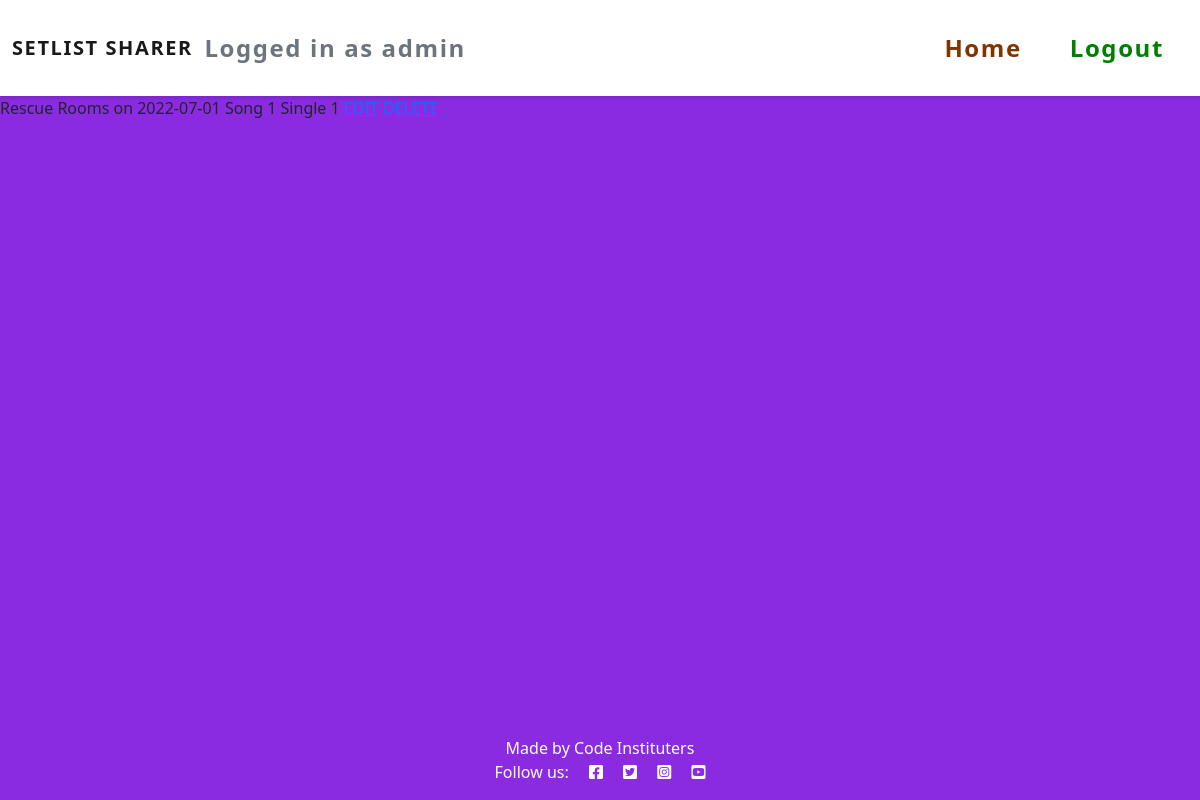
The app's page /setlist/detail/11/ (signed in), older data.
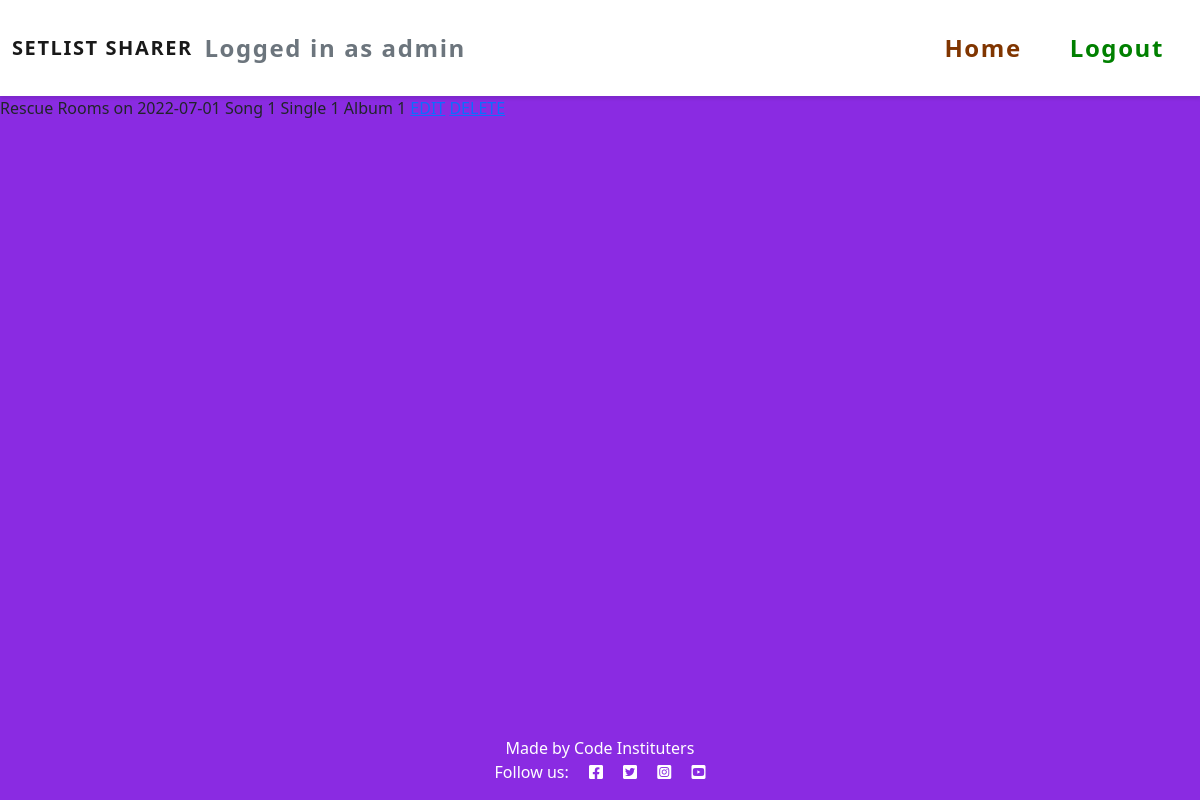
The same page, newer data.
### setlist/models.py (models this page shows, shortened)
class Setlist(models.Model):
    gig = models.OneToOneField('home.Gig', related_name='setlist_gig',
                               on_delete=models.CASCADE, null=True)
    author = models.ForeignKey(User, on_delete=models.SET_NULL, null=True)
    song = models.ManyToManyField(Song)
    status = models.IntegerField(choices=STATUS, default=0)
    agree = models.ManyToManyField(User, related_name='setlist_agree',
                                   blank=True)
    disagree = models.ManyToManyField(User, related_name='setlist_disagree',
                                      blank=True)
    def __str__(self):
        return f"{self.gig.venue} on {self.gig.date}"

class Venue(models.Model):
    name = models.CharField(max_length=200)
    city = models.CharField(max_length=200)
    def __str__(self):
        return self.name

class Song(models.Model):
    title = models.CharField(max_length=200, unique=True, null=False)

class Release(models.Model):
    title = models.CharField(max_length=200)
    songs = models.ManyToManyField(Song, related_name="releases")
    def __str__(self):
        return self.title

### home/models.py (models this page shows, shortened)
class Gig(models.Model):
    date = models.DateField(auto_now_add=False, auto_now=False, blank=True, null=True)
    venue = models.ForeignKey('setlist.Venue', on_delete=models.CASCADE, null=True)
    image = CloudinaryField('image', null=True, blank=True)
    image_status = models.IntegerField(choices=STATUS, default=0)

### setlist/views.py (the view)
# urls.py: path('detail/<str:pk>/', detail, name='detail_setlist'),
@login_required
def detail(request, pk):
    setlist = Setlist.objects.get(id=pk)
    context = {
        'setlist': setlist,
    }
    return render(request, 'setlist/detail.html', context)

### setlist/templates/setlist/detail.html (shortened to what this page needs)
{% extends 'base.html' %}
{% block content %}
{{ setlist }}
{% for song in setlist.song.all %}
    {{ song.title }}
    {% for release in song.releases.all %}
        {{ release }}
    {% endfor %}
{% endfor %}
{% if user.id == setlist.author.id %}
    <a href="{% url 'edit_setlist' setlist.id %}">EDIT</a>
    <a href="{% url 'delete_setlist' setlist.id %}">DELETE</a>
{% endif %}
{% endblock %}

### templates/base.html (shortened to what this page needs)
{% load static %}
<!DOCTYPE html>
<html class="h-100">
<head>
    <link rel="stylesheet" href="https://cdnjs.cloudflare.com/ajax/libs/font-awesome/5.15.3/css/all.min.css">
    <link href="https://cdn.jsdelivr.net/npm/bootstrap@5.0.1/dist/css/bootstrap.min.css" rel="stylesheet"
>
    <link rel="stylesheet" href="{% static '/css/style.css' %}">
</head>
<body class="d-flex flex-column h-100 main-bg">
    <nav class="navbar navbar-expand-lg navbar-light bg-white">
        <div class="container-fluid">
            <a class="navbar-brand" href="#">SETLIST SHARER</a>
            <div class="collapse navbar-collapse" id="navbarText">
                <span class="navbar-text text-muted">
                    {% if user.is_authenticated %}
                        Logged in as {{ user }}
                    {% endif  %}
                </span>
                <ul class="navbar-nav ms-auto mb-2 mb-lg-0">
                    <li class="nav-item">
                        <a class="nav-link active" aria-current="page" href="{% url 'index' %}">Home</a>
                    </li>
                    {% if user.is_authenticated %}
                        <li class="nav-item">
                            <a class="nav-link" href="{% url 'account_logout' %}">Logout</a>
                        </li>
                    {% endif %}
                </ul>
            </div>
        </div>
    </nav>
    <main class="flex-shrink-0 main-bg">
        {% block content %}
        {% endblock content %}
    </main>
    <footer class="footer mt-auto py-3 dark-bg">
        <p class="m-0 text-center text-white">Made by Code Instituters</p>
        <p class="m-0 text-center text-white">Follow us: <i class="fab fa-facebook-square ms-3"></i>
            <i class="fab fa-twitter-square ms-3"></i>
            <i class="fab fa-instagram-square ms-3"></i>
            <i class="fab fa-youtube-square ms-3"></i></p>
    </footer>
</body>
</html>

### static/css/style.css (style rules this page uses)
body { background-color: blueviolet; }
.navbar { height: 6rem; box-shadow: 0rem 0.2rem 0.2rem rgba(0, 0, 0, 0.1); font-size: 1.5rem; font-weight: 600; letter-spacing: 0.1rem; }
.navbar-brand { width: 15%; }
.nav-item a { color: green !important; padding: 1.5rem !important; }
.nav-item a.active, .nav-item a:hover { color: rgb(128, 53, 0) !important; }

Row changes from the older to the newer data that the page shows:
added Release: title "Album 1"
